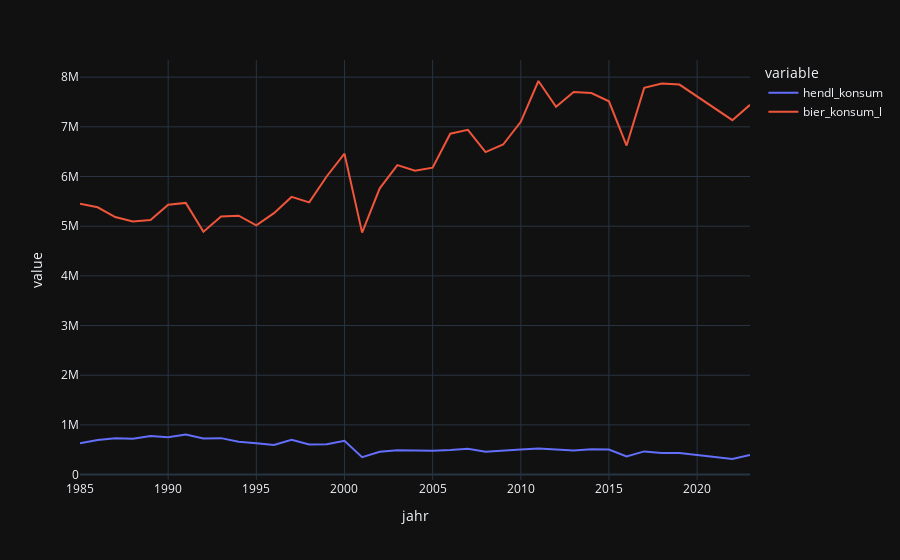

This figure's notebook cell:
### Code cell
data["bier_konsum_l"] = data["bier_konsum"] * 100

fig = px.line(data, x="jahr", y=[
              "hendl_konsum", "bier_konsum_l"], template="plotly_dark")
# fig.update_layout(
#      yaxis=dict(
#         title="Anzahl verkaufte Hähnchen"
#     ),
#     yaxis2=dict(
#         title="Liter Bier",
#         overlaying='y',
#         side='right'
#     ) 
# )
# fig.update_traces(yaxis="y2", selector=dict(name="bier_konsum_l"))
fig.show()

### Figure 1 — Plotly figure (JSON) as saved in the notebook; plotly's stock layout.template omitted (floating-point values rounded to 4 significant figures)
{"data": [{"hovertemplate": "variable=hendl_konsum<br>jahr=%{x}<br>value=%{y}<extra></extra>", "legendgroup": "hendl_konsum", "line": {"color": "#636efa", "dash": "solid"}, "marker": {"symbol": "circle"}, "mode": "lines", "name": "hendl_konsum", "orientation": "v", "showlegend": true, "type": "scatter", "x": [1985, 1986, 1987, 1988, 1989, 1990, 1991, 1992, 1993, 1994, 1995, 1996, 1997, 1998, 1999, 2000, 2001, 2002, 2003, 2004, 2005, 2006, 2007, 2008, 2009, 2010, 2011, 2012, 2013, 2014, 2015, 2016, 2017, 2018, 2019, 2022, 2023], "xaxis": "x", "y": [629520, 698137, 732859, 720139, 775674, 750947, 807710, 725612, 733517, 663135, 628890, 595580, 699562, 603746, 609661, 681242, 351705, 459259, 487487, 481649, 479610, 494135, 521872, 459356, 488137, 505901, 522821, 508958, 482361, 509420, 503510, 366876, 466747, 436492, 434998, 313636, 396141], "yaxis": "y"}, {"hovertemplate": "variable=bier_konsum_l<br>jahr=%{x}<br>value=%{y}<extra></extra>", "legendgroup": "bier_konsum_l", "line": {"color": "#EF553B", "dash": "solid"}, "marker": {"symbol": "circle"}, "mode": "lines", "name": "bier_konsum_l", "orientation": "v", "showlegend": true, "type": "scatter", "x": [1985, 1986, 1987, 1988, 1989, 1990, 1991, 1992, 1993, 1994, 1995, 1996, 1997, 1998, 1999, 2000, 2001, 2002, 2003, 2004, 2005, 2006, 2007, 2008, 2009, 2010, 2011, 2012, 2013, 2014, 2015, 2016, 2017, 2018, 2019, 2022, 2023], "xaxis": "x", "y": [5454100, 5380700, 5184200, 5095100, 5124100, 5430000, 5468600, 4888800, 5193300, 5210800, 5016200, 5262200, 5589100, 5478200, 6005400, 6459100, 4869800, 5761400, 6229400, 6116300, 6177200, 6861700, 6940600, 6492200, 6643600, 7100000, 7922500, 7402500, 7703100, 7680800, 7513400, 6623100, 7783600, 7870500, 7850200, 7134000, 7441800], "yaxis": "y"}], "layout": {"legend": {"title": {"text": "variable"}, "tracegroupgap": 0}, "margin": {"t": 60}, "xaxis": {"anchor": "y", "domain": [0, 1], "title": {"text": "jahr"}}, "yaxis": {"anchor": "x", "domain": [0, 1], "title": {"text": "value"}}}}
